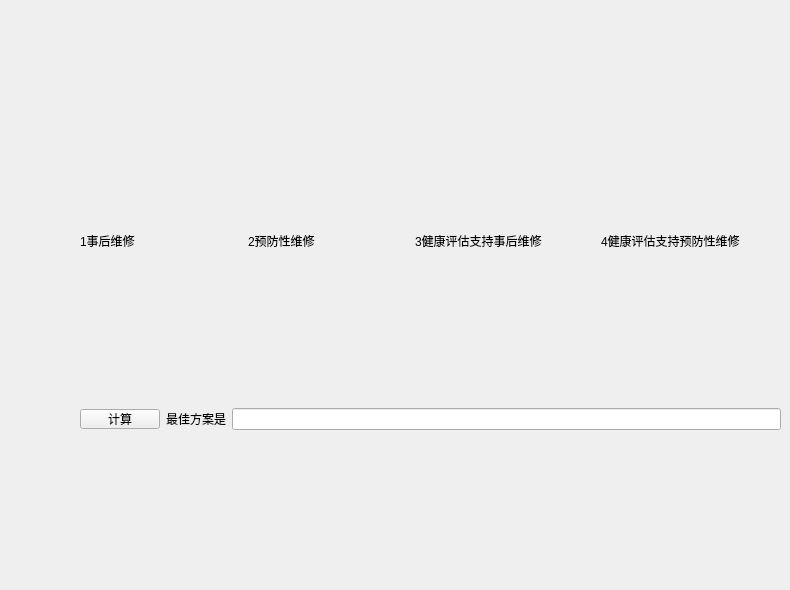
    <widget class="QWidget" name="tab_4">
     <attribute name="title">
      <string>压缩机四种策略对比</string>
     </attribute>
     <widget class="QWidget" name="layoutWidget">
      <property name="geometry">
       <rect>
        <x>80</x>
        <y>80</y>
        <width>701</width>
        <height>501</height>
       </rect>
      </property>
      <layout class="QVBoxLayout" name="verticalLayout_19" stretch="1,1,15">
       <item>
        <layout class="QHBoxLayout" name="horizontalLayout_9">
         <item>
          <widget class="QLabel" name="label_35">
           <property name="text">
            <string>1事后维修</string>
           </property>
          </widget>
         </item>
         <item>
          <widget class="QLabel" name="label_36">
           <property name="minimumSize">
            <size>
             <width>100</width>
             <height>0</height>
            </size>
           </property>
           <property name="text">
            <string>2预防性维修</string>
           </property>
          </widget>
         </item>
         <item>
          <widget class="QLabel" name="label_37">
           <property name="minimumSize">
            <size>
             <width>180</width>
             <height>0</height>
            </size>
           </property>
           <property name="maximumSize">
            <size>
             <width>16777215</width>
             <height>20</height>
            </size>
           </property>
           <property name="text">
            <string>3健康评估支持事后维修</string>
           </property>
          </widget>
         </item>
         <item>
          <widget class="QLabel" name="label_38">
           <property name="minimumSize">
            <size>
             <width>180</width>
             <height>0</height>
            </size>
           </property>
           <property name="maximumSize">
            <size>
             <width>16777215</width>
             <height>20</height>
            </size>
           </property>
           <property name="text">
            <string>4健康评估支持预防性维修</string>
           </property>
          </widget>
         </item>
        </layout>
       </item>
       <item>
        <layout class="QHBoxLayout" name="horizontalLayout_10">
         <item>
          <widget class="QPushButton" name="pushButton_12">
           <property name="maximumSize">
            <size>
             <width>16777215</width>
             <height>20</height>
            </size>
           </property>
           <property name="text">
            <string>计算</string>
           </property>
          </widget>
         </item>
         <item>
          <widget class="QLabel" name="label_14">
           <property name="maximumSize">
            <size>
             <width>16777215</width>
             <height>20</height>
            </size>
           </property>
           <property name="text">
            <string>最佳方案是</string>
           </property>
          </widget>
         </item>
         <item>
          <widget class="QLineEdit" name="lineEdit_6"/>
         </item>
        </layout>
       </item>
       <item>
        <layout class="QVBoxLayout" name="verticalLayout_14"/>
       </item>
      </layout>
     </widget>
    </widget>
